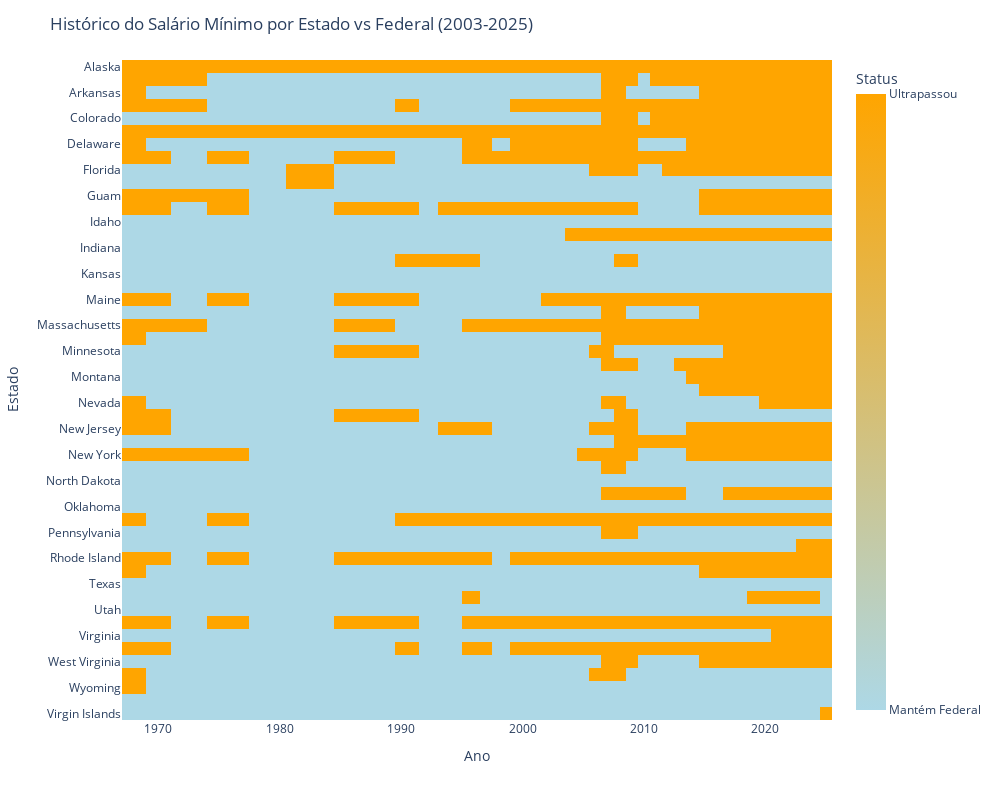

Notebook cell for this chart:
### Code cell
import pandas as pd
import plotly.express as px

# Supondo que df_final_pivotado seja seu DataFrame
df_2025 = df_final_pivotado[df_final_pivotado['Ano'] <= 2025]
estados = [col for col in df_2025.columns if col not in ['Ano', 'Federal (FLSA)']]

# Criar DataFrame para o heatmap
heatmap_df = df_2025.copy()
for estado in estados:
    heatmap_df[estado] = heatmap_df.apply(
        lambda row: 1 if row[estado] > row['Federal (FLSA)'] else 0,
        axis=1
    )

# Transformar em formato longo
heatmap_long = heatmap_df.melt(id_vars='Ano', value_vars=estados, var_name='Estado', value_name='Ultrapassou')

# Mapear valores para categorias
heatmap_long['Status'] = heatmap_long['Ultrapassou'].map({1: 'Ultrapassou', 0: 'Mantém Federal'})

# Criar heatmap
fig = px.imshow(
    heatmap_df[estados].T,  # Transpõe para ter estados nas linhas
    labels=dict(x="Ano", y="Estado", color="Status"),
    x=heatmap_df['Ano'],
    y=estados,
    color_continuous_scale=[[0, 'lightblue'], [1, 'orange']],
    aspect="auto",
)

fig.update_layout(
    title="Histórico do Salário Mínimo por Estado vs Federal (2003-2025)",
    xaxis_title="Ano",
    yaxis_title="Estado",
    height=800,
    width=1000,
    coloraxis_colorbar=dict(
        tickvals=[0, 1],
        ticktext=['Mantém Federal', 'Ultrapassou']
    )
)

fig.show()

### Figure 1 — Plotly figure (JSON) as saved in the notebook; plotly's stock layout.template omitted (floating-point values rounded to 4 significant figures; data arrays with more than 128 entries replaced by an {"elided": "..."} marker saying what was removed)
{"data": [{"coloraxis": "coloraxis", "hovertemplate": "Ano: %{x}<br>Estado: %{y}<br>Status: %{z}<extra></extra>", "name": "0", "type": "heatmap", "x": [1968.0, 1970.0, 1972.0, 1976.0, 1979.0, 1980.0, 1981.0, 1988.0, 1991.0, 1992.0, 1994.0, 1996.0, 1997.0, 1998.0, 2000.0, 2001.0, 2002.0, 2003.0, 2004.0, 2005.0, 2006.0, 2007.0, 2008.0, 2009.0, 2010.0, 2011.0, 2012.0, 2013.0, 2014.0, 2015.0, 2016.0, 2017.0, 2018.0, 2019.0, 2020.0, 2021.0, 2022.0, 2023.0, 2024.0, 2025.0], "xaxis": "x", "y": ["Alaska", "Arizona", "Arkansas", "California", "Colorado", "Connecticut", "Delaware", "District of Columbia", "Florida", "Georgia", "Guam", "Hawaii", "Idaho", "Illinois", "Indiana", "Iowa", "Kansas", "Kentucky", "Maine", "Maryland", "Massachusetts", "Michigan", "Minnesota", "Missouri", "Montana", "Nebraska", "Nevada", "New Hampshire", "New Jersey", "New Mexico", "New York", "North Carolina", "North Dakota", "Ohio", "Oklahoma", "Oregon", "Pennsylvania", "Puerto Rico", "Rhode Island", "South Dakota", "Texas", "U.S. Virgin Islands", "Utah", "Vermont", "Virginia", "Washington", "West Virginia", "Wisconsin", "Wyoming", "Northern Mariana Islands", "Virgin Islands"], "yaxis": "y", "z": {"elided": "51x40 int values"}}], "layout": {"coloraxis": {"colorbar": {"ticktext": ["Mantém Federal", "Ultrapassou"], "tickvals": [0, 1], "title": {"text": "Status"}}, "colorscale": [[0, "lightblue"], [1, "orange"]]}, "height": 800, "margin": {"t": 60}, "title": {"text": "Histórico do Salário Mínimo por Estado vs Federal (2003-2025)"}, "width": 1000, "xaxis": {"anchor": "y", "domain": [0, 1], "title": {"text": "Ano"}}, "yaxis": {"anchor": "x", "autorange": "reversed", "domain": [0, 1], "title": {"text": "Estado"}}}}
